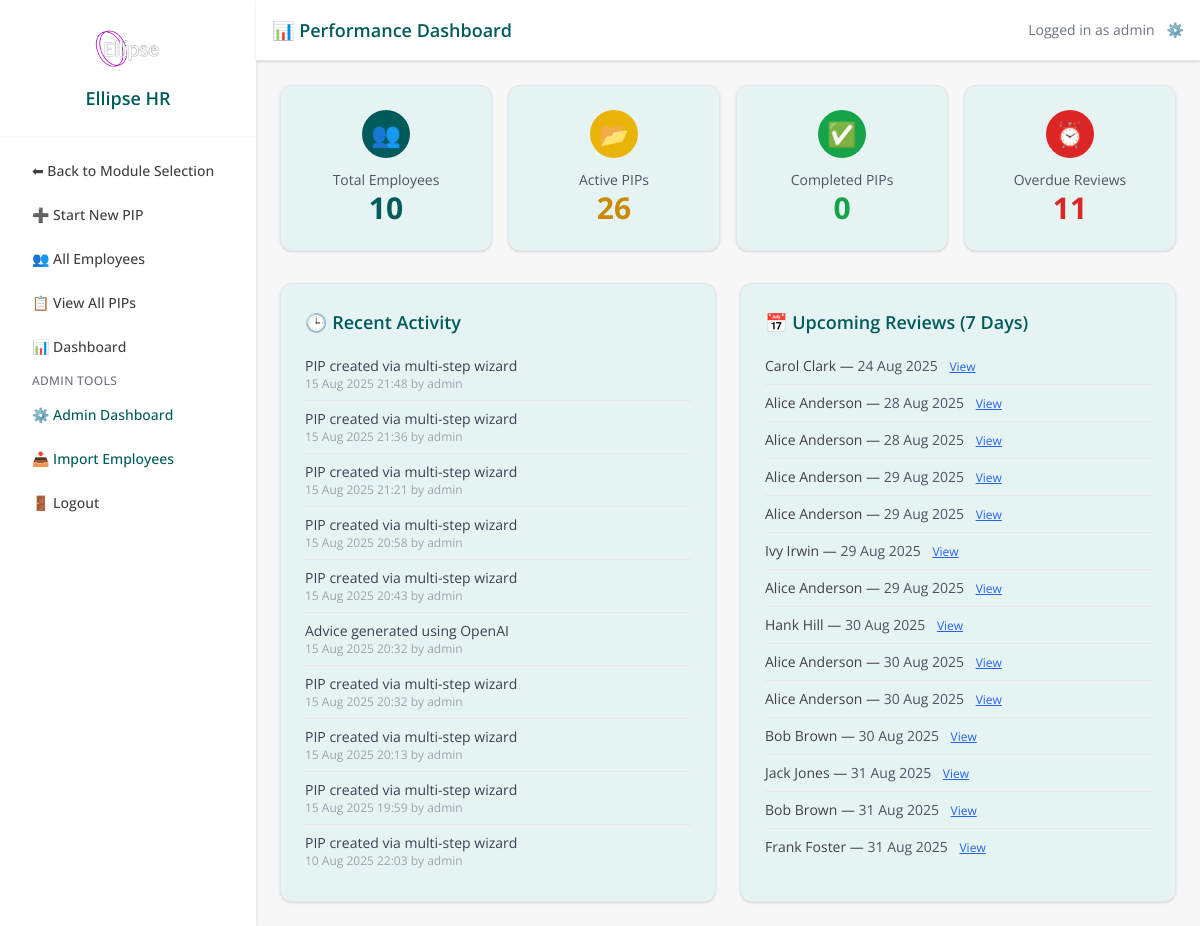
Page /dashboard (signed in) on the earlier database version.
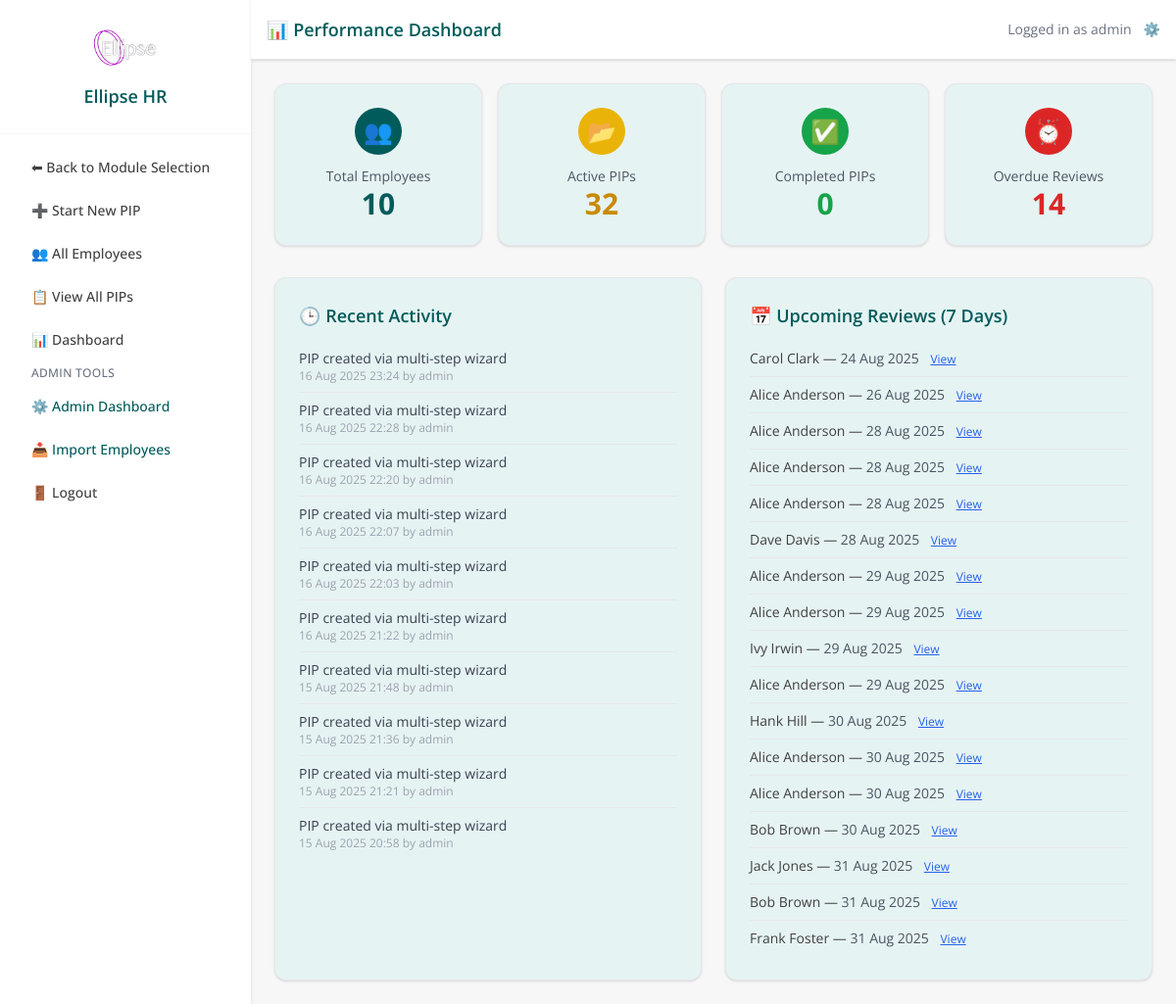
Same page on the later database version.
### models.py (models this page shows)
class TimelineEvent(db.Model):
    __tablename__ = 'timeline_event'
    id = db.Column(db.Integer, primary_key=True)
    pip_record_id = db.Column(db.Integer, db.ForeignKey('pip_record.id'), nullable=True)
    timestamp = db.Column(db.DateTime, default=datetime.utcnow)
    event_type = db.Column(db.String(100))
    notes = db.Column(db.Text)
    updated_by = db.Column(db.String(100))
    created_at = db.Column(db.DateTime, default=datetime.utcnow)
    pip_record = db.relationship(
        'PIPRecord',
        back_populates='timeline_events'
    )

class PIPRecord(db.Model):
    __tablename__ = 'pip_record'
    id = db.Column(db.Integer, primary_key=True)
    employee_id = db.Column(db.Integer, db.ForeignKey('employee.id'), nullable=False)
    concerns = db.Column(db.Text, nullable=False)
    start_date = db.Column(db.Date, nullable=False)
    review_date = db.Column(db.Date, nullable=False)
    meeting_notes = db.Column(db.Text)
    status = db.Column(db.String(20), default='Open')
    created_by = db.Column(db.String(100))
    created_at = db.Column(db.DateTime, default=datetime.utcnow)
    last_updated = db.Column(db.DateTime, default=datetime.utcnow, onupdate=datetime.utcnow)
    ai_advice = db.Column(db.Text)
    ai_advice_generated_at = db.Column(db.DateTime)
    capability_meeting_date = db.Column(db.DateTime, nullable=True)
    capability_meeting_time = db.Column(db.String, nullable=True)
    capability_meeting_venue = db.Column(db.String, nullable=True)
    concern_category = db.Column(db.String(100))
    severity = db.Column(db.String(50))
    frequency = db.Column(db.String(50))
    tags = db.Column(db.Text)
    employee = db.relationship('Employee', back_populates='pips')
    action_items = db.relationship(
        'PIPActionItem',
        back_populates='pip_record',
        cascade='all, delete-orphan',
        lazy=True
    )
    timeline_events = db.relationship(
        'TimelineEvent',
        back_populates='pip_record',
        cascade='all, delete-orphan',
        lazy=True
    )

class Employee(db.Model):
    id = db.Column(db.Integer, primary_key=True)
    first_name = db.Column(db.String(100))
    last_name = db.Column(db.String(100))
    job_title = db.Column(db.String(100))
    line_manager = db.Column(db.String(100))
    service = db.Column(db.String(100))
    start_date = db.Column(db.Date)
    team_id = db.Column(db.Integer)
    email = db.Column(db.String(120), nullable=True)
    pips = db.relationship('PIPRecord', back_populates='employee', lazy=True)

### app.py (the view)
@app.route('/dashboard')
@login_required
def dashboard():
    total_employees = Employee.query.count()
    active_pips = PIPRecord.query.filter_by(status='Open').count()
    completed_pips = PIPRecord.query.filter_by(status='Completed').count()
    today = datetime.now(timezone.utc).date()
    overdue_reviews = PIPRecord.query.filter(
        PIPRecord.review_date < today,
        PIPRecord.status == 'Open'
    ).count()
    recent_activity = TimelineEvent.query.order_by(TimelineEvent.timestamp.desc()).limit(10).all()
    upcoming_deadline = today + timedelta(days=7)
    if current_user.admin_level == 0:
        upcoming_pips = PIPRecord.query.join(Employee).filter(
            Employee.team_id == current_user.team_id,
            PIPRecord.status == 'Open',
            PIPRecord.review_date >= today,
            PIPRecord.review_date <= upcoming_deadline
        ).order_by(PIPRecord.review_date).all()
    else:
        upcoming_pips = PIPRecord.query.filter(
            PIPRecord.status == 'Open',
            PIPRecord.review_date >= today,
            PIPRecord.review_date <= upcoming_deadline
        ).order_by(PIPRecord.review_date).all()
    draft = get_active_draft_for_user(current_user.id)
    return render_template(
        'dashboard.html',
        total_employees=total_employees,
        active_pips=active_pips,
        completed_pips=completed_pips,
        overdue_reviews=overdue_reviews,
        recent_activity=recent_activity,
        upcoming_pips=upcoming_pips,
        draft=draft
    )

### app.py (called while the page is built)
@app.context_processor
def inject_module():
    return dict(active_module=session.get('active_module'))

@login_manager.user_loader
def load_user(user_id):
    return db.session.get(User, int(user_id))

@app.before_request
def set_active_module():
    path = request.path.lower()
    if path.startswith('/pip/') or \
       path.startswith('/employee/') or \
       path in ['/dashboard', '/pip_list', '/employee/list', '/employee/add', '/pip/select-employee']:
        session['active_module'] = 'PIP'
    elif path.startswith('/probation/'):
        session['active_module'] = 'Probation'
    elif path == '/':
        session.pop('active_module', None)

def get_active_draft_for_user(user_id):
    return DraftPIP.query.filter_by(user_id=user_id, is_dismissed=False)\
                         .order_by(DraftPIP.updated_at.desc()).first()

### models.py (called while the page is built)
    def is_superuser(self):
        return self.admin_level == 2

### templates/dashboard.html (shortened to what this page needs)
{% extends "base.html" %}
{% block page_title %}📊 Performance Dashboard{% endblock %}
{% block content %}
  <div class="grid grid-cols-1 sm:grid-cols-2 lg:grid-cols-4 gap-4 mb-8">
    <div class="bg-[#e6f3f3] p-6 rounded-xl shadow border border-gray-200 text-center hover:shadow-lg transition duration-300">
      <div class="flex justify-center items-center w-12 h-12 mx-auto rounded-full bg-ellipse-teal text-white text-2xl mb-3">
        👥
      </div>
      <div class="text-sm text-gray-600">Total Employees</div>
      <div class="text-3xl font-bold text-ellipse-teal">{{ total_employees }}</div>
    </div>
    <div class="bg-[#e6f3f3] p-6 rounded-xl shadow border border-gray-200 text-center hover:shadow-lg transition duration-300">
      <div class="flex justify-center items-center w-12 h-12 mx-auto rounded-full bg-yellow-500 text-white text-2xl mb-3">
        📂
      </div>
      <div class="text-sm text-gray-600">Active PIPs</div>
      <div class="text-3xl font-bold text-yellow-600">{{ active_pips }}</div>
    </div>
    <div class="bg-[#e6f3f3] p-6 rounded-xl shadow border border-gray-200 text-center hover:shadow-lg transition duration-300">
      <div class="flex justify-center items-center w-12 h-12 mx-auto rounded-full bg-green-600 text-white text-2xl mb-3">
        ✅
      </div>
      <div class="text-sm text-gray-600">Completed PIPs</div>
      <div class="text-3xl font-bold text-green-600">{{ completed_pips }}</div>
    </div>
    <div class="bg-[#e6f3f3] p-6 rounded-xl shadow border border-gray-200 text-center hover:shadow-lg transition duration-300">
      <div class="flex justify-center items-center w-12 h-12 mx-auto rounded-full bg-red-600 text-white text-2xl mb-3">
        ⏰
      </div>
      <div class="text-sm text-gray-600">Overdue Reviews</div>
      <div class="text-3xl font-bold text-red-600">{{ overdue_reviews }}</div>
    </div>
  </div>
  <div class="grid grid-cols-1 md:grid-cols-2 gap-6">
    <div class="bg-[#e6f3f3] p-6 rounded-xl shadow border border-gray-200">
      <h2 class="text-lg font-semibold text-ellipse-teal mb-3">🕒 Recent Activity</h2>
      <ul class="divide-y divide-gray-200">
        {% for event in recent_activity %}
          <li class="py-2">
            <div class="text-sm text-gray-700">{{ event.notes }}</div>
            <div class="text-xs text-gray-400">{{ event.timestamp.strftime('%d %b %Y %H:%M') }} by {{ event.updated_by }}</div>
          </li>
        {% else %}
          <li class="text-gray-400">No recent activity.</li>
        {% endfor %}
      </ul>
    </div>
    <div class="bg-[#e6f3f3] p-6 rounded-xl shadow border border-gray-200">
      <h2 class="text-lg font-semibold text-ellipse-teal mb-3">📅 Upcoming Reviews (7 Days)</h2>
      <ul class="divide-y divide-gray-200">
        {% for pip in upcoming_pips %}
          <li class="py-2">
            <div class="text-sm">
              {{ pip.employee.first_name }} {{ pip.employee.last_name }} —
              <span class="text-gray-600 text-sm">{{ pip.review_date.strftime('%d %b %Y') }}</span>
              <a href="{{ url_for('pip_detail', id=pip.id) }}" class="text-blue-600 text-xs ml-2 underline">View</a>
            </div>
          </li>
        {% else %}
          <li class="text-gray-400">No upcoming reviews.</li>
        {% endfor %}
      </ul>
    </div>
  </div>
</div>
{% endblock %}

Differences in the rows shown:
no longer on this page (row unchanged): TimelineEvent: notes "PIP created via multi-step wizard", timestamp "15 Aug 2025 20:43", updated_by "admin"
no longer on this page (row unchanged): TimelineEvent: notes "Advice generated using OpenAI", timestamp "15 Aug 2025 20:32", updated_by "admin"
no longer on this page (row unchanged): TimelineEvent: notes "PIP created via multi-step wizard", timestamp "15 Aug 2025 20:32", updated_by "admin"
no longer on this page (row unchanged): TimelineEvent: notes "PIP created via multi-step wizard", timestamp "15 Aug 2025 20:13", updated_by "admin"
no longer on this page (row unchanged): TimelineEvent: notes "PIP created via multi-step wizard", timestamp "15 Aug 2025 19:59", updated_by "admin"
no longer on this page (row unchanged): TimelineEvent: notes "PIP created via multi-step wizard", timestamp "10 Aug 2025 22:03", updated_by "admin"
added TimelineEvent: notes "PIP created via multi-step wizard", timestamp "16 Aug 2025 23:24", updated_by "admin"
added TimelineEvent: notes "PIP created via multi-step wizard", timestamp "16 Aug 2025 22:28", updated_by "admin"
added TimelineEvent: notes "PIP created via multi-step wizard", timestamp "16 Aug 2025 22:20", updated_by "admin"
added TimelineEvent: notes "PIP created via multi-step wizard", timestamp "16 Aug 2025 22:07", updated_by "admin"
added TimelineEvent: notes "PIP created via multi-step wizard", timestamp "16 Aug 2025 22:03", updated_by "admin"
added TimelineEvent: notes "PIP created via multi-step wizard", timestamp "16 Aug 2025 21:22", updated_by "admin"
added PIPRecord: employee.first_name "Alice", employee.last_name "Anderson", review_date "26 Aug 2025"
added PIPRecord: employee.first_name "Alice", employee.last_name "Anderson", review_date "28 Aug 2025"
added PIPRecord: employee.first_name "Dave", employee.last_name "Davis", review_date "28 Aug 2025"
Other differences:
{{ active_pips }}: "26" → "32"
{{ overdue_reviews }}: "11" → "14"
